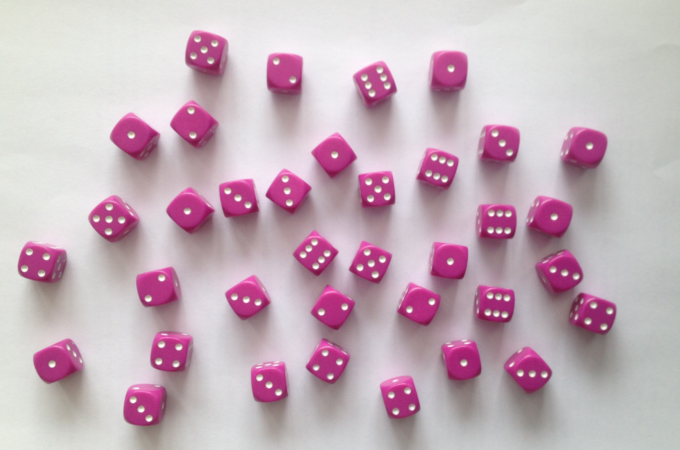
#> input picture doc/notebooks/5_Image_Processing/04_Exercices/dices.tif, 680 x 450 px, found by its file name
$ jupyter execute 02_Image_Processing.ipynb   (shell and % lines are left out)   (older library calls are emulated)
#> lines starting #> are read from the running program, lines starting #| are printed output that depends on the picture; after the words box and inside, x2 and y2 are one past the last pixel; in counts of white or black regions, pixels touching at a corner belong together
# Image processing

Python provides several great libraries that allow a wide range of operation on images. For further information, please read the tutorials of:
* [OpenCV](https://docs.opencv.org/3.0-beta/doc/py_tutorials/py_tutorials.html)
* [Scikit Image](http://scikit-image.org/docs/stable/auto_examples/index.html)

In this notebook, we just introduce a few classical image processing operations while playing with dices. The goal of the example is to count the total score one the dices, the answer being $113$.

[cell 1]
from PIL import Image
import numpy as np
import matplotlib.pyplot as plt
from matplotlib import cm
from scipy import ndimage
import pandas as pd
import os

You can download the image used in this example here: [dices.jpg](./dices.jpg). The following code will work if the image is located in the same directory as the notebook itself.

First, let's check if the file `dices.tif` is in the current directory.

[cell 2]
path = "dices.tif"
files = os.listdir("./")
if path in files:
    print("Ok, the file is in {0}".format(files))
else:
    print("The file is not in {0} , retry !".format(files))

Now let's read it using **Python Image Library (aka PIL)**:

[cell 3]
im = Image.open(path)
#> im is the input picture: PIL image 680x450 RGB; mean R, G, B 198, 176, 186.7
Nc, Nl = im.size
#> Nc = 680; Nl = 450
im = im.resize((Nc // 2 ,Nl // 2),Image.ANTIALIAS)
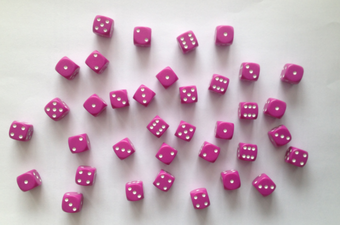
#> im: PIL image 340x225 RGB; mean R, G, B 198, 176, 186.7
fig, ax = plt.subplots()
ax.axis("off")
plt.imshow(im)
plt.show()

## Conversion to grayscale

[cell 4]
R, G, B = im.split()
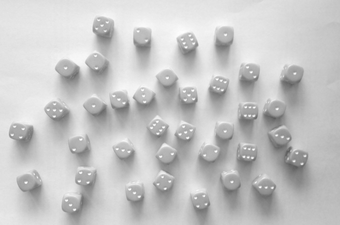
#> R: PIL image 340x225 L; min 92, max 255, mean 198
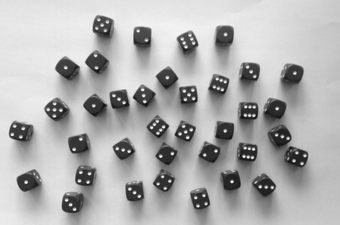
#> G: PIL image 340x225 L; min 14, max 255, mean 176
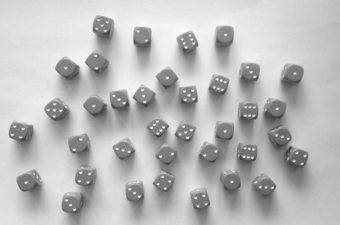
#> B: PIL image 340x225 L; min 55, max 255, mean 186.7
R = np.array(R)
G = np.array(G)
B = np.array(B)
R

[cell 5]
fig = plt.figure()
ax1 = fig.add_subplot(3, 1, 1)
plt.title("R")
plt.imshow(R, cmap = cm.gray)
ax1.axis("off")
ax1 = fig.add_subplot(3, 1, 2)
plt.title("G")
plt.imshow(G, cmap = cm.gray)
ax1.axis("off")
ax1 = fig.add_subplot(3, 1, 3)
plt.title("B")
plt.imshow(B, cmap = cm.gray)
ax1.axis("off")
plt.show()

The green channel has a great contrats so we chose to work only on this channel now.

## Histogram

The histogram shows the repartition of the pixels on the color scale.

[cell 6]
plt.figure()
plt.hist(G.flatten(), bins = np.arange(256), histtype = "stepfilled")
plt.grid()
plt.xlabel("Pixel value")
plt.ylabel("Pixel count")
plt.show()
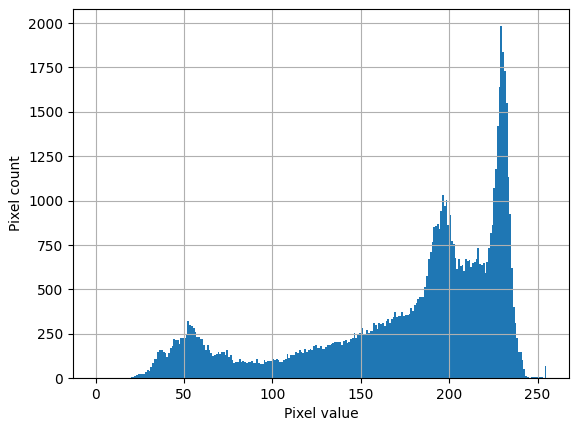
#> figure drawn by matplotlib, 1 panel

## Thresholding

Using the histogram, one can see that there are 3 peaks. The left peak is the darkest one and corresponds to the colors of the dices bodies. We can cut around $120$ to isolate the dices bodies from the dots on the dices.

Further reading: [Thresholding (Scikit)](http://scikit-image.org/docs/stable/auto_examples/xx_applications/plot_thresholding.html#sphx-glr-auto-examples-xx-applications-plot-thresholding-py)

[cell 7]
Gt = G < 120 # Thresholding
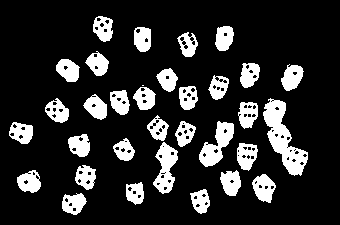
#> Gt: shape (225, 340) bool; 17.2% white; 33 white regions (1 under 20 px), largest, box (x1, y1, x2, y2) and area: (263, 98, 308, 176) 1456, (199, 121, 234, 167) 767, (153, 142, 178, 194) 708
plt.figure()
plt.imshow(Gt, cmap = cm.gray, interpolation = "nearest")
plt.grid()
#plt.colorbar()
plt.show()

## Erosion / Dilation

[cell 8]
struc = np.ones((8,8))
Gtd = ndimage.binary_dilation(Gt, structure = struc)
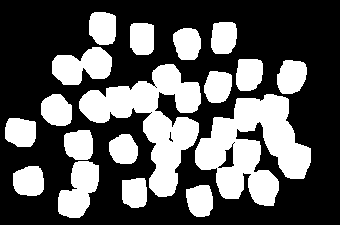
#> Gtd: shape (225, 340) bool; 35.6% white; 18 white regions, largest, box (x1, y1, x2, y2) and area: (195, 94, 311, 206) 7229, (79, 64, 201, 197) 6451, (52, 47, 112, 85) 1540
Gtde = ndimage.binary_erosion(Gtd, structure = struc)
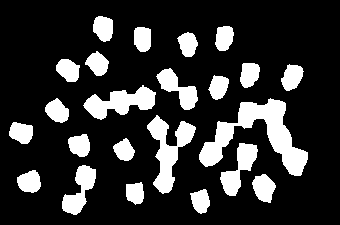
#> Gtde: shape (225, 340) bool; 19.4% white; 23 white regions, largest, box (x1, y1, x2, y2) and area: (199, 98, 308, 176) 2977, (147, 115, 196, 194) 1554, (83, 85, 156, 120) 1289
plt.figure()
plt.imshow(Gtde, cmap = cm.gray, interpolation = "nearest")
plt.grid()
plt.show()

## Labeling

[cell 9]
Gtdel, number = ndimage.measurements.label(Gtde == False)
#> number = 1
number
#> Out = 1

[cell 10]
plt.figure()
plt.imshow(Gtde,cmap = cm.gray, interpolation = "nearest")
plt.imshow(np.where(Gtdel > 1, Gtdel, np.nan),
           cmap = cm.jet, interpolation = "nearest")
plt.grid()
plt.show()
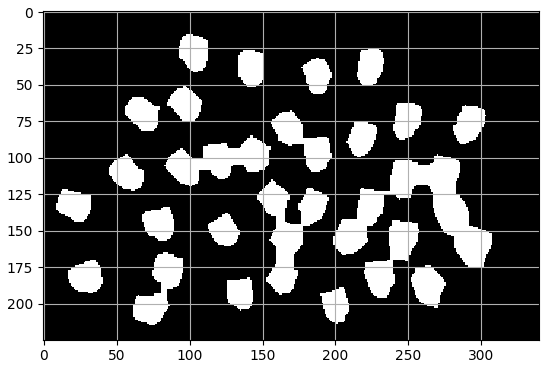
#> figure drawn by matplotlib, 1 panel

[cell 11]
data = Gtdel.flatten()
count = np.bincount(data)
#> count = [14855, 61645]
(count < 1000).sum()
#> Out = 0
